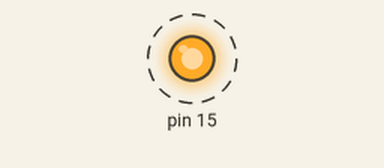
Bench run of a sketch on a simulated Arduino Uno, built with avr-gcc and run on an emulated ATmega328P. Shown: output pins drawn as LEDs (lit = HIGH). Dashed ring = blinking. What the sketch prints to the serial monitor is not drawn.

Above: at 0.2 s.
Timing chart, 0 to 3.0 s (numbered marks = the images above):
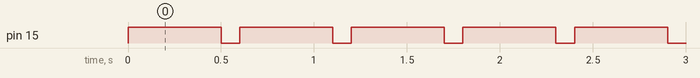

The sketch:

Perplex.ino
```cpp
void setup() {
  // put your setup code here, to run once:
  Serial.begin(9600);
  pinMode(15, OUTPUT);
}

void loop() {
  // put your main code here, to run repeatedly:
  digitalWrite(15, HIGH);
  delay(500);
  digitalWrite(15, LOW);
  delay(100);
  Serial.println(millis());
}
```

Measured:
- by itself, pin 15: alternates HIGH for 0.50 s and LOW for 0.10 s
